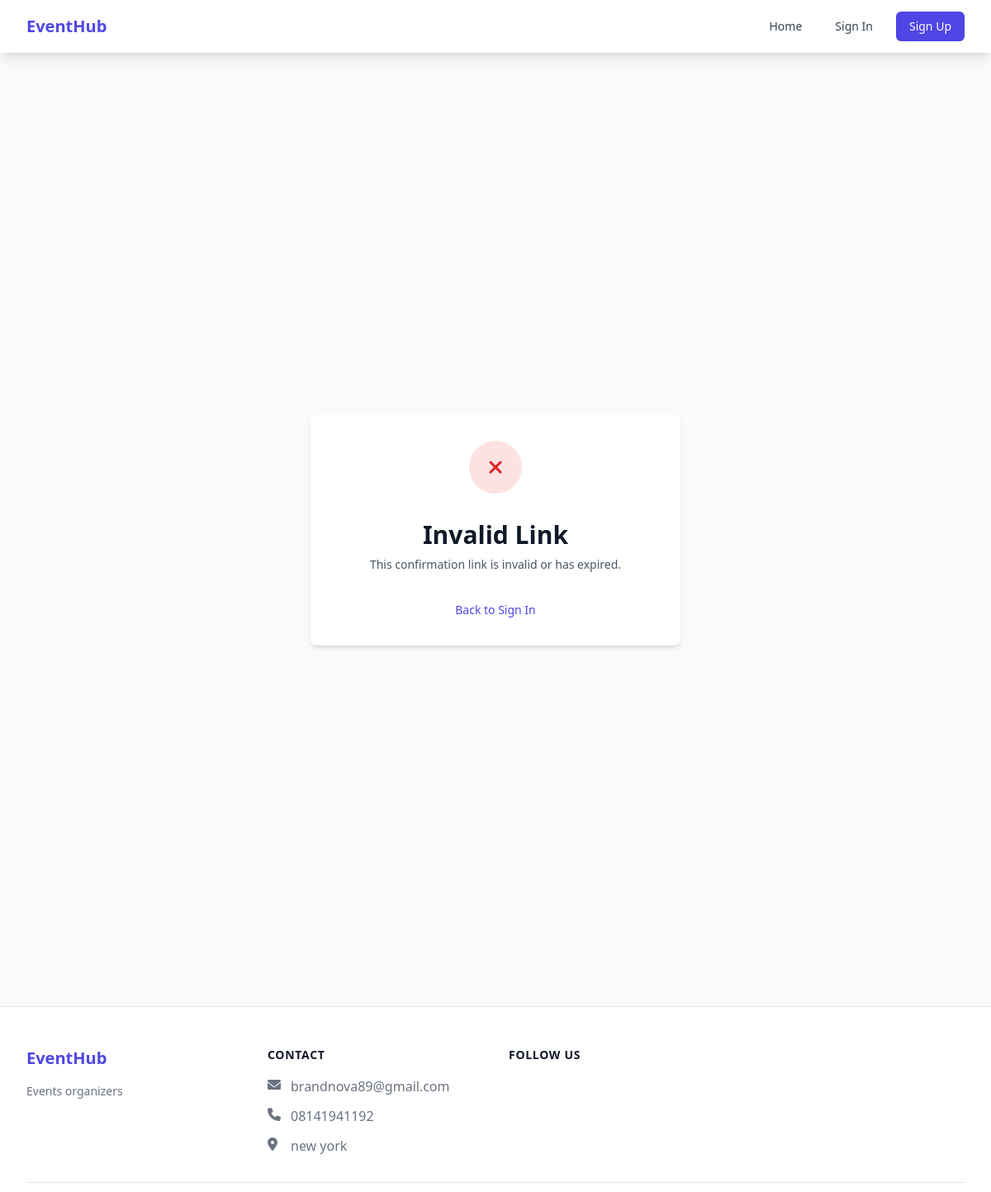
/accounts/confirm-email/Events. event/, run on the app's committed database.
### core/models.py (models this page shows, shortened)
class SiteSettings(models.Model):
    site_name = models.CharField(max_length=100, default='EventHub')
    site_description = models.TextField(max_length=500)
    meta_title = models.CharField(max_length=100)
    meta_description = models.TextField(max_length=300)
    keywords = models.TextField(help_text='Comma separated keywords')
    logo = models.ImageField(upload_to='site/', null=True, blank=True)
    favicon = models.ImageField(upload_to='site/', null=True, blank=True)
    email = models.EmailField()
    phone = models.CharField(max_length=20)
    address = models.TextField()
    facebook = models.URLField(blank=True)
    twitter = models.URLField(blank=True)
    instagram = models.URLField(blank=True)
    linkedin = models.URLField(blank=True)
    footer_text = models.TextField()
    copyright_text = models.CharField(max_length=200)
    google_analytics_id = models.CharField(max_length=50, blank=True)
    class Meta:
        verbose_name = 'Site Settings'
        verbose_name_plural = 'Site Settings'

### accounts/views.py (the view)
# urls.py: path('confirm-email/<str:key>/', views.CustomConfirmEmailView.as_view(), name='account_confirm_email'),
class CustomConfirmEmailView(ConfirmEmailView):
    template_name = 'accounts/email_confirm.html'

### core/context_processors.py (called while the page is built)
def site_settings(request):
    settings = cache.get('site_settings')
    if not settings:
        settings = SiteSettings.objects.first()
        if settings:
            cache.set('site_settings', settings)
    return {'site_settings': settings}

### accounts/templates/accounts/email_confirm.html (shortened to what this page needs)
{% extends "base/base.html" %}
{% load i18n %}
{% block content %}
<div class="min-h-[80vh] flex items-center justify-center py-12 px-4 sm:px-6 lg:px-8">
    <div class="max-w-md w-full text-center space-y-8 bg-white p-8 rounded-lg shadow-md">
        {% if confirmation %}
            <div class="inline-flex items-center justify-center w-16 h-16 rounded-full bg-green-100">
                <i class="fas fa-check text-2xl text-green-600"></i>
            </div>
            <div>
                <h2 class="text-3xl font-bold text-gray-900">Confirm Your Email</h2>
                <p class="mt-2 text-sm text-gray-600">
                    Please confirm that {{ confirmation.email_address.email }} is your email address.
                </p>
            </div>
            <form method="post">
                {% csrf_token %}
                <button type="submit" class="w-full flex justify-center py-2 px-4 border border-transparent rounded-md shadow-sm text-sm font-medium text-white bg-indigo-600 hover:bg-indigo-700 focus:outline-none focus:ring-2 focus:ring-offset-2 focus:ring-indigo-500">
                    Confirm Email
                </button>
            </form>
        {% else %}
            <div class="inline-flex items-center justify-center w-16 h-16 rounded-full bg-red-100">
                <i class="fas fa-times text-2xl text-red-600"></i>
            </div>
            <div>
                <h2 class="text-3xl font-bold text-gray-900">Invalid Link</h2>
                <p class="mt-2 text-sm text-gray-600">
                    This confirmation link is invalid or has expired.
                </p>
            </div>
            <div>
                <a href="{% url 'account_login' %}" class="text-sm font-medium text-indigo-600 hover:text-indigo-500">
                    Back to Sign In
                </a>
            </div>
        {% endif %}
    </div>
</div>
{% endblock %}

### accounts/templates/components/navigation.html (shortened to what this page needs)
<nav class="bg-white shadow-lg" x-data="{ mobileMenuOpen: false }">
    <div class="max-w-7xl mx-auto px-4 sm:px-6 lg:px-8">
        <div class="flex justify-between h-16">
            <a href="{% url 'index' %}" class="flex-shrink-0 flex items-center">
                {% if site_settings.logo %}
                    <img class="h-8 w-auto" src="{{ site_settings.logo.url }}" alt="{{ site_settings.site_name }}">
                {% else %}
                    <span class="text-xl font-bold text-indigo-600">{{ site_settings.site_name }}</span>
                {% endif %}
            </a>
            <div class="hidden md:flex items-center space-x-4">
                <a href="{% url 'index' %}" class="text-gray-700 hover:text-indigo-600 px-3 py-2 rounded-md text-sm font-medium">Home</a>
                {% if user.is_authenticated %}
                    <a href="{% url 'dashboard' %}" class="text-gray-700 hover:text-indigo-600 px-3 py-2 rounded-md text-sm font-medium">Dashboard</a>
                    <div class="relative" x-data="{ open: false }">
                        <button @click="open = !open" class="flex items-center text-gray-700 hover:text-indigo-600 px-3 py-2 rounded-md text-sm font-medium">
                            <span>{{ user.get_full_name|default:user.email }}</span>
                            <i class="fas fa-chevron-down ml-2"></i>
                        </button>
                        <div x-show="open"
                             @click.away="open = false"
                             class="absolute right-0 mt-2 w-48 rounded-md shadow-lg bg-white ring-1 ring-black ring-opacity-5">
                            <div class="py-1">
                                <a href="{% url 'profile_edit' %}" class="block px-4 py-2 text-sm text-gray-700 hover:bg-gray-100">Profile</a>
                                <a href="{% url 'account_change_password' %}" class="block px-4 py-2 text-sm text-gray-700 hover:bg-gray-100">Change Password</a>
                                <hr class="my-1">
                                <form method="post" action="{% url 'account_logout' %}">
                                    {% csrf_token %}
                                    <button type="submit" class="block w-full text-left px-4 py-2 text-sm text-red-600 hover:bg-gray-100">Sign Out</button>
                                </form>
                            </div>
                        </div>
                    </div>
                {% else %}
                    <a href="{% url 'account_login' %}" class="text-gray-700 hover:text-indigo-600 px-3 py-2 rounded-md text-sm font-medium">Sign In</a>
                    <a href="{% url 'account_signup' %}" class="bg-indigo-600 text-white hover:bg-indigo-700 px-4 py-2 rounded-md text-sm font-medium">Sign Up</a>
                {% endif %}
            </div>
        </div>
    </div>
</nav>

### accounts/templates/layouts/footer.html (shortened to what this page needs)
<footer class="bg-white border-t">
    <div class="max-w-7xl mx-auto py-12 px-4 sm:px-6 lg:px-8">
        <div class="grid grid-cols-1 md:grid-cols-4 gap-8">
            <div class="space-y-4">
                {% if site_settings.logo %}
                    <img class="h-8" src="{{ site_settings.logo.url }}" alt="{{ site_settings.site_name }}">
                {% else %}
                    <span class="text-xl font-bold text-indigo-600">{{ site_settings.site_name }}</span>
                {% endif %}
                <p class="text-gray-500 text-sm">{{ site_settings.site_description }}</p>
            </div>
            <div>
                <h3 class="text-sm font-semibold text-gray-900 tracking-wider uppercase mb-4">Contact</h3>
                <ul class="space-y-3">
                    {% if site_settings.email %}
                        <li>
                            <a href="mailto:{{ site_settings.email }}" class="text-gray-500 hover:text-gray-900 flex items-center">
                                <i class="fas fa-envelope w-5 h-5 mr-2"></i>
                                {{ site_settings.email }}
                            </a>
                        </li>
                    {% endif %}
                    {% if site_settings.phone %}
                        <li>
                            <a href="tel:{{ site_settings.phone }}" class="text-gray-500 hover:text-gray-900 flex items-center">
                                <i class="fas fa-phone w-5 h-5 mr-2"></i>
                                {{ site_settings.phone }}
                            </a>
                        </li>
                    {% endif %}
                    {% if site_settings.address %}
                        <li class="flex items-center text-gray-500">
                            <i class="fas fa-map-marker-alt w-5 h-5 mr-2"></i>
                            {{ site_settings.address }}
                        </li>
                    {% endif %}
                </ul>
            </div>
            <div>
                <h3 class="text-sm font-semibold text-gray-900 tracking-wider uppercase mb-4">Follow Us</h3>
            </div>
        </div>
        <div class="mt-8 pt-8 border-t">
        </div>
    </div>
</footer>

### data on the page
SiteSettings: site_name "EventHub", site_description "Events organizers", email "brandnova89@gmail.com", phone "08141941192", address "new york"
